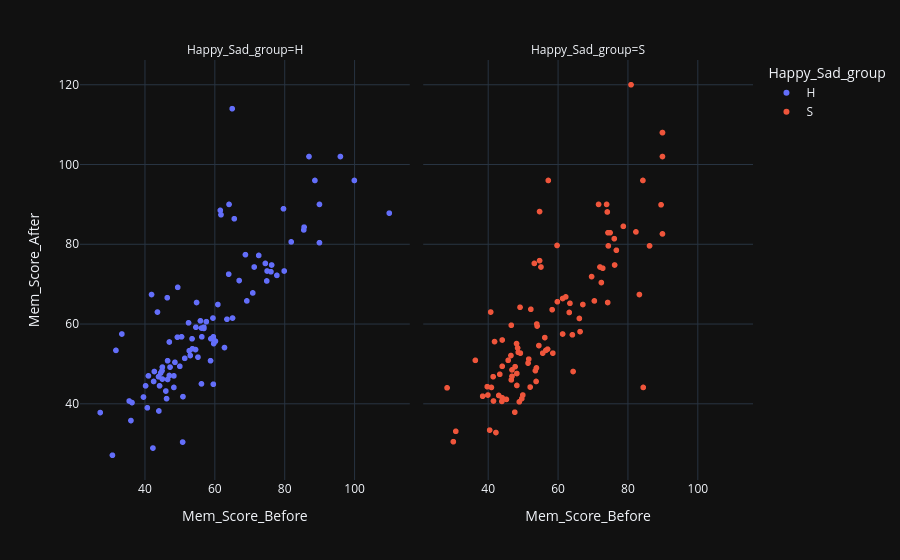

The notebook cell saved with this chart:
### Markdown cell above
In all three drug groups (A, S, and T), memory scores before and after treatment show a strong positive linear trend, meaning participants who started with high memory ability maintained high scores afterward. However, the Alprazolam (A) group displays the highest and widest spread of after-treatment scores, indicating greater individual variability and potential stronger cognitive response compared to Sugar (S) and Triazolam (T).

### Code cell
fig = px.scatter(cleaned_data, x="Mem_Score_Before", y="Mem_Score_After", color="Happy_Sad_group", facet_col="Happy_Sad_group",
           color_continuous_scale=px.colors.sequential.Viridis, render_mode="webgl")
fig.show()

### Figure 1 — Plotly figure (JSON) as saved in the notebook; plotly's stock layout.template omitted (floating-point values rounded to 4 significant figures)
{"data": [{"hovertemplate": "Happy_Sad_group=H<br>Mem_Score_Before=%{x}<br>Mem_Score_After=%{y}<extra></extra>", "legendgroup": "H", "marker": {"color": "#636efa", "symbol": "circle"}, "mode": "markers", "name": "H", "showlegend": true, "type": "scattergl", "x": [63.5, 59.7, 47.0, 76.3, 56.2, 35.5, 85.6, 53.5, 64.0, 45.0, 79.9, 46.5, 47.0, 43.9, 74.9, 58.9, 58.8, 40.2, 50.0, 87.0, 46.5, 60.9, 46.4, 61.8, 65.0, 49.4, 43.6, 41.9, 31.7, 65.6, 72.6, 61.6, 64.1, 75.0, 90.0, 54.5, 49.3, 56.2, 65.1, 39.6, 42.5, 56.9, 53.0, 59.6, 36.0, 54.8, 46.0, 67.0, 30.7, 48.3, 46.2, 41.0, 79.7, 85.5, 69.2, 44.0, 45.0, 62.8, 42.3, 55.9, 74.5, 90.0, 36.3, 56.9, 88.7, 81.9, 51.4, 50.5, 96.0, 48.6, 48.3, 50.9, 40.7, 59.5, 27.2, 56.3, 47.2, 76.1, 44.2, 100.0, 55.2, 52.7, 70.9, 33.4, 44.5, 77.8, 42.7, 57.6, 44.9, 52.5, 59.6, 54.6, 59.6, 60.2, 110.0, 68.8, 50.8, 71.3, 53.6], "xaxis": "x", "y": [61.2, 55.1, 47.1, 74.8, 45.0, 40.7, 84.3, 56.3, 72.5, 49.2, 73.3, 46.1, 55.5, 46.8, 70.8, 56.3, 50.8, 44.5, 49.4, 102.0, 50.8, 64.9, 66.6, 87.4, 114.0, 69.2, 63.0, 67.4, 53.4, 86.4, 77.2, 88.5, 90.0, 73.3, 90.0, 53.6, 56.7, 59.0, 61.5, 41.7, 45.6, 59.2, 52.1, 56.8, 35.8, 65.4, 43.2, 70.9, 27.1, 47.0, 41.3, 47.0, 88.9, 83.6, 65.8, 38.2, 46.2, 54.1, 28.9, 60.8, 75.2, 80.4, 40.3, 58.9, 96.0, 80.6, 51.4, 56.8, 102.0, 50.4, 44.1, 41.8, 39.0, 61.5, 37.8, 56.8, 49.2, 73.1, 44.5, 96.0, 51.7, 53.3, 67.8, 57.5, 47.7, 72.2, 48.1, 60.6, 48.3, 60.3, 56.1, 59.2, 44.9, 55.7, 87.8, 77.4, 30.4, 74.3, 53.8], "yaxis": "y"}, {"hovertemplate": "Happy_Sad_group=S<br>Mem_Score_Before=%{x}<br>Mem_Score_After=%{y}<extra></extra>", "legendgroup": "S", "marker": {"color": "#EF553B", "symbol": "circle"}, "mode": "markers", "name": "S", "showlegend": true, "type": "scattergl", "x": [41.6, 51.7, 66.4, 44.1, 54.8, 90.0, 52.3, 42.3, 48.3, 74.3, 52.1, 55.7, 48.5, 75.0, 90.0, 74.5, 36.4, 59.9, 74.2, 84.4, 40.8, 64.4, 90.0, 55.2, 28.3, 41.9, 71.7, 54.8, 81.0, 46.7, 57.3, 54.0, 59.8, 53.3, 49.2, 66.2, 46.9, 45.8, 41.0, 76.2, 48.3, 74.0, 63.3, 44.1, 46.7, 63.5, 54.1, 86.3, 48.7, 76.8, 61.4, 51.5, 38.5, 56.3, 76.3, 84.5, 56.6, 83.4, 44.1, 40.5, 89.6, 53.6, 61.4, 47.8, 69.7, 49.3, 40.0, 46.9, 50.0, 62.3, 49.0, 47.7, 45.3, 72.9, 70.5, 64.2, 58.6, 82.4, 53.9, 78.8, 57.1, 54.6, 48.2, 41.5, 30.1, 46.6, 43.4, 53.8, 44.0, 49.7, 58.4, 67.2, 72.1, 74.4, 90.0, 39.8, 72.5, 30.8, 43.1], "xaxis": "x2", "y": [40.7, 51.2, 58.1, 56.0, 75.9, 102.0, 63.7, 32.8, 44.6, 65.4, 44.2, 52.7, 54.0, 82.9, 108.0, 79.6, 50.9, 65.6, 88.1, 96.0, 63.0, 48.1, 108.0, 74.3, 44.0, 55.6, 90.0, 88.2, 120.0, 59.7, 96.0, 60.0, 79.7, 75.2, 64.2, 61.4, 48.5, 50.9, 44.1, 81.4, 47.6, 90.0, 62.9, 49.4, 46.0, 65.2, 59.5, 79.6, 52.9, 78.5, 66.4, 50.2, 41.9, 56.6, 74.8, 44.1, 53.4, 67.4, 41.5, 33.4, 89.9, 48.3, 57.5, 49.3, 71.9, 52.7, 42.2, 46.9, 42.2, 66.8, 40.5, 37.9, 41.1, 74.0, 65.8, 57.3, 52.7, 83.1, 49.0, 84.5, 53.7, 54.6, 55.1, 46.8, 30.5, 52.1, 47.4, 45.6, 40.6, 41.3, 63.6, 64.9, 74.3, 82.9, 82.6, 44.3, 70.4, 33.1, 42.1], "yaxis": "y2"}], "layout": {"annotations": [{"font": {}, "showarrow": false, "text": "Happy_Sad_group=H", "x": 0.245, "xanchor": "center", "xref": "paper", "y": 1.0, "yanchor": "bottom", "yref": "paper"}, {"font": {}, "showarrow": false, "text": "Happy_Sad_group=S", "x": 0.755, "xanchor": "center", "xref": "paper", "y": 1.0, "yanchor": "bottom", "yref": "paper"}], "legend": {"title": {"text": "Happy_Sad_group"}, "tracegroupgap": 0}, "margin": {"t": 60}, "xaxis": {"anchor": "y", "domain": [0.0, 0.49], "title": {"text": "Mem_Score_Before"}}, "xaxis2": {"anchor": "y2", "domain": [0.51, 1.0], "matches": "x", "title": {"text": "Mem_Score_Before"}}, "yaxis": {"anchor": "x", "domain": [0.0, 1.0], "title": {"text": "Mem_Score_After"}}, "yaxis2": {"anchor": "x2", "domain": [0.0, 1.0], "matches": "y", "showticklabels": false}}}
